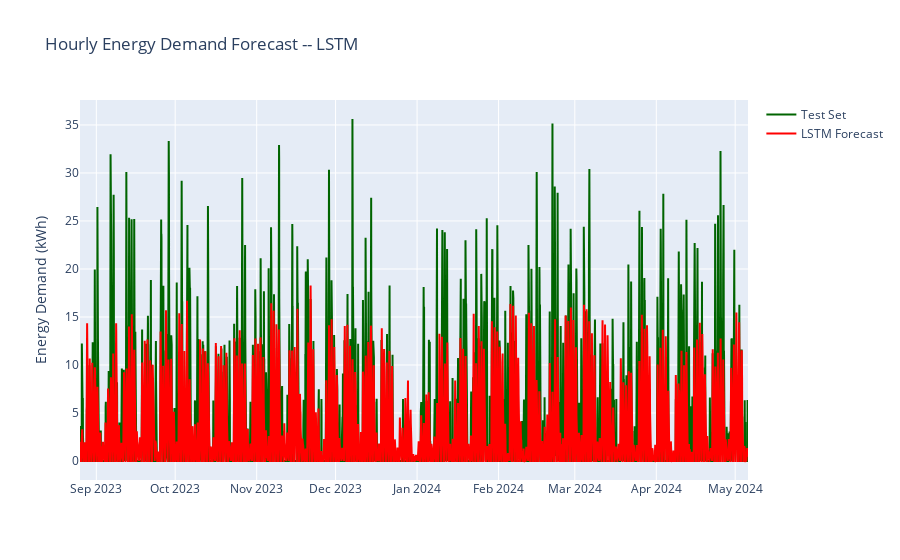

The notebook cell this image was saved under:
### Code cell
fig = go.Figure()
fig.add_trace(
    go.Scatter(x=y_test.index, y=y_test["energy_demand_kWh"], name="Test Set", line={"color":"darkgreen"})
)
fig.add_trace(
    go.Scatter(x=y_test.index, y=y_test["yhat_energy_demand_kWh"], name="LSTM Forecast", line={"color":"red"})
)
fig.update_layout({"title" : f"Hourly Energy Demand Forecast -- LSTM" , "yaxis_title" : "Energy Demand (kWh)"})
fig.show()
print(f"Test Set RMSE: {root_mean_squared_error(y_test['energy_demand_kWh'], y_test['yhat_energy_demand_kWh'])} kWh")

### Figure 1 — Plotly figure (JSON) as saved in the notebook; plotly's stock layout.template omitted (floating-point values rounded to 4 significant figures; data arrays with more than 128 entries replaced by an {"elided": "..."} marker saying what was removed)
{"data": [{"line": {"color": "darkgreen"}, "name": "Test Set", "type": "scatter", "x": {"elided": "6099 str values"}, "y": {"elided": "6099 float values"}}, {"line": {"color": "red"}, "name": "LSTM Forecast", "type": "scatter", "x": {"elided": "6099 str values"}, "y": {"elided": "6099 float values"}}], "layout": {"title": {"text": "Hourly Energy Demand Forecast -- LSTM"}, "yaxis": {"title": {"text": "Energy Demand (kWh)"}}}}
